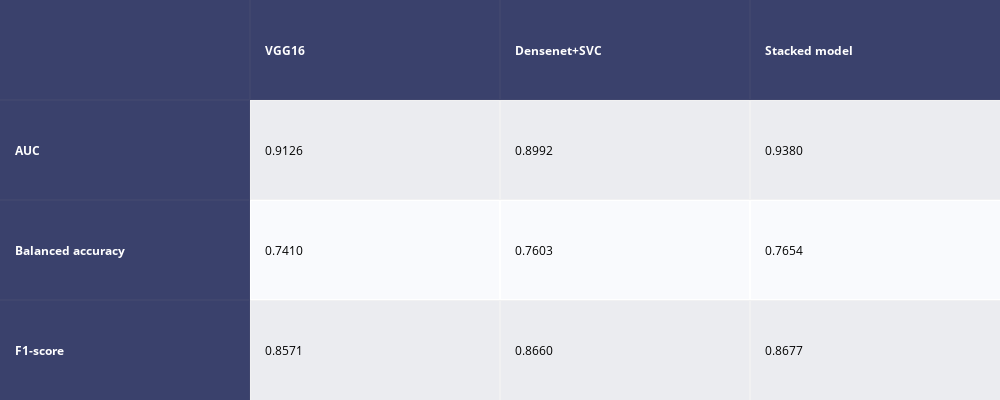

The notebook cell saved with this chart:
### Code cell
# Plotting the pandas table with results
fig =  ff.create_table(results_df.applymap("{0:.4f}".format), index=True)
fig.update_layout(
    autosize=False,
    width=1000,
    height=400
)
# fig.write_image("visualizations/results.png", scale=2)
fig.show()

### Figure 1 — Plotly figure (JSON) as saved in the notebook; plotly's stock layout.template omitted (floating-point values rounded to 4 significant figures)
{"data": [{"colorscale": [[0, "#00083e"], [0.5, "#ededee"], [1, "#ffffff"]], "hoverinfo": "none", "opacity": 0.75, "showscale": false, "type": "heatmap", "z": [[0, 0, 0, 0], [0, 0.5, 0.5, 0.5], [0, 1, 1, 1], [0, 0.5, 0.5, 0.5]]}], "layout": {"annotations": [{"align": "left", "font": {"color": "#ffffff"}, "showarrow": false, "text": "<b></b>", "x": -0.45, "xanchor": "left", "xref": "x", "y": 0, "yref": "y"}, {"align": "left", "font": {"color": "#ffffff"}, "showarrow": false, "text": "<b>VGG16</b>", "x": 0.55, "xanchor": "left", "xref": "x", "y": 0, "yref": "y"}, {"align": "left", "font": {"color": "#ffffff"}, "showarrow": false, "text": "<b>Densenet+SVC</b>", "x": 1.55, "xanchor": "left", "xref": "x", "y": 0, "yref": "y"}, {"align": "left", "font": {"color": "#ffffff"}, "showarrow": false, "text": "<b>Stacked model</b>", "x": 2.55, "xanchor": "left", "xref": "x", "y": 0, "yref": "y"}, {"align": "left", "font": {"color": "#ffffff"}, "showarrow": false, "text": "<b>AUC</b>", "x": -0.45, "xanchor": "left", "xref": "x", "y": 1, "yref": "y"}, {"align": "left", "font": {"color": "#000000"}, "showarrow": false, "text": "0.9126", "x": 0.55, "xanchor": "left", "xref": "x", "y": 1, "yref": "y"}, {"align": "left", "font": {"color": "#000000"}, "showarrow": false, "text": "0.8992", "x": 1.55, "xanchor": "left", "xref": "x", "y": 1, "yref": "y"}, {"align": "left", "font": {"color": "#000000"}, "showarrow": false, "text": "0.9380", "x": 2.55, "xanchor": "left", "xref": "x", "y": 1, "yref": "y"}, {"align": "left", "font": {"color": "#ffffff"}, "showarrow": false, "text": "<b>Balanced accuracy</b>", "x": -0.45, "xanchor": "left", "xref": "x", "y": 2, "yref": "y"}, {"align": "left", "font": {"color": "#000000"}, "showarrow": false, "text": "0.7410", "x": 0.55, "xanchor": "left", "xref": "x", "y": 2, "yref": "y"}, {"align": "left", "font": {"color": "#000000"}, "showarrow": false, "text": "0.7603", "x": 1.55, "xanchor": "left", "xref": "x", "y": 2, "yref": "y"}, {"align": "left", "font": {"color": "#000000"}, "showarrow": false, "text": "0.7654", "x": 2.55, "xanchor": "left", "xref": "x", "y": 2, "yref": "y"}, {"align": "left", "font": {"color": "#ffffff"}, "showarrow": false, "text": "<b>F1-score</b>", "x": -0.45, "xanchor": "left", "xref": "x", "y": 3, "yref": "y"}, {"align": "left", "font": {"color": "#000000"}, "showarrow": false, "text": "0.8571", "x": 0.55, "xanchor": "left", "xref": "x", "y": 3, "yref": "y"}, {"align": "left", "font": {"color": "#000000"}, "showarrow": false, "text": "0.8660", "x": 1.55, "xanchor": "left", "xref": "x", "y": 3, "yref": "y"}, {"align": "left", "font": {"color": "#000000"}, "showarrow": false, "text": "0.8677", "x": 2.55, "xanchor": "left", "xref": "x", "y": 3, "yref": "y"}], "autosize": false, "height": 400, "margin": {"b": 0, "l": 0, "r": 0, "t": 0}, "width": 1000, "xaxis": {"dtick": 1, "gridwidth": 2, "showticklabels": false, "tick0": -0.5, "ticks": "", "zeroline": false}, "yaxis": {"autorange": "reversed", "dtick": 1, "gridwidth": 2, "showticklabels": false, "tick0": 0.5, "ticks": "", "zeroline": false}}}
